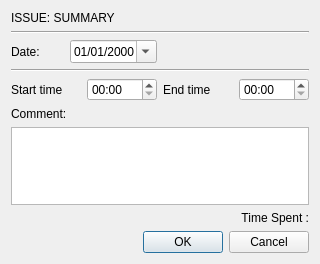
<?xml version="1.0" encoding="UTF-8"?>
<ui version="4.0">
 <class>WorklogWindow</class>
 <widget class="QWidget" name="WorklogWindow">
  <property name="geometry">
   <rect>
    <x>0</x>
    <y>0</y>
    <width>320</width>
    <height>264</height>
   </rect>
  </property>
  <property name="sizePolicy">
   <sizepolicy hsizetype="Fixed" vsizetype="Fixed">
    <horstretch>0</horstretch>
    <verstretch>0</verstretch>
   </sizepolicy>
  </property>
  <property name="minimumSize">
   <size>
    <width>320</width>
    <height>264</height>
   </size>
  </property>
  <property name="maximumSize">
   <size>
    <width>320</width>
    <height>264</height>
   </size>
  </property>
  <property name="windowTitle">
   <string>Some Worklog</string>
  </property>
  <property name="windowIcon">
   <iconset resource="pyjtt.qrc">
    <normaloff>:/icons/clock_apple.ico</normaloff>:/icons/clock_apple.ico</iconset>
  </property>
  <layout class="QGridLayout" name="gridLayout">
   <item row="0" column="0" colspan="2">
    <widget class="QLabel" name="labelIssue">
     <property name="text">
      <string>ISSUE: SUMMARY</string>
     </property>
     <property name="textInteractionFlags">
      <set>Qt::NoTextInteraction</set>
     </property>
    </widget>
   </item>
   <item row="1" column="0" colspan="2">
    <widget class="Line" name="line_2">
     <property name="orientation">
      <enum>Qt::Horizontal</enum>
     </property>
    </widget>
   </item>
   <item row="3" column="0" colspan="2">
    <widget class="Line" name="line">
     <property name="orientation">
      <enum>Qt::Horizontal</enum>
     </property>
    </widget>
   </item>
   <item row="7" column="0" colspan="2">
    <widget class="QDialogButtonBox" name="buttonBox">
     <property name="standardButtons">
      <set>QDialogButtonBox::Cancel|QDialogButtonBox::Ok</set>
     </property>
    </widget>
   </item>
   <item row="4" column="0" colspan="2">
    <layout class="QHBoxLayout" name="horizontalLayout">
     <item>
      <widget class="QLabel" name="labelStart">
       <property name="text">
        <string>Start time</string>
       </property>
      </widget>
     </item>
     <item>
      <widget class="QTimeEdit" name="timeStartEdit">
       <property name="displayFormat">
        <string>hh:mm</string>
       </property>
      </widget>
     </item>
     <item>
      <widget class="QLabel" name="labelEnd">
       <property name="text">
        <string>End time</string>
       </property>
      </widget>
     </item>
     <item>
      <widget class="QTimeEdit" name="timeEndEdit">
       <property name="enabled">
        <bool>true</bool>
       </property>
       <property name="displayFormat">
        <string>hh:mm</string>
       </property>
      </widget>
     </item>
    </layout>
   </item>
   <item row="5" column="0" colspan="2">
    <layout class="QVBoxLayout" name="verticalLayout_3">
     <item>
      <widget class="QLabel" name="labelComment">
       <property name="text">
        <string>Comment:</string>
       </property>
       <property name="textInteractionFlags">
        <set>Qt::NoTextInteraction</set>
       </property>
      </widget>
     </item>
     <item>
      <widget class="QPlainTextEdit" name="plainTextCommentEdit"/>
     </item>
    </layout>
   </item>
   <item row="2" column="0">
    <layout class="QHBoxLayout" name="horizontalLayout_2">
     <item>
      <widget class="QLabel" name="labelDate">
       <property name="text">
        <string>Date:</string>
       </property>
       <property name="alignment">
        <set>Qt::AlignLeading|Qt::AlignLeft|Qt::AlignVCenter</set>
       </property>
      </widget>
     </item>
     <item>
      <widget class="QDateEdit" name="dateEdit">
       <property name="alignment">
        <set>Qt::AlignCenter</set>
       </property>
       <property name="readOnly">
        <bool>false</bool>
       </property>
       <property name="displayFormat">
        <string>MM/dd/yyyy</string>
       </property>
       <property name="calendarPopup">
        <bool>true</bool>
       </property>
      </widget>
     </item>
    </layout>
   </item>
   <item row="6" column="1">
    <widget class="QLabel" name="labelSpent">
     <property name="text">
      <string>Time Spent :</string>
     </property>
     <property name="alignment">
      <set>Qt::AlignRight|Qt::AlignTrailing|Qt::AlignVCenter</set>
     </property>
     <property name="textInteractionFlags">
      <set>Qt::NoTextInteraction</set>
     </property>
    </widget>
   </item>
  </layout>
  <zorder>buttonBox</zorder>
  <zorder>labelSpent</zorder>
  <zorder>labelIssue</zorder>
  <zorder>line</zorder>
  <zorder>line_2</zorder>
 </widget>
 <resources>
  <include location="pyjtt.qrc"/>
 </resources>
 <connections/>
</ui>
